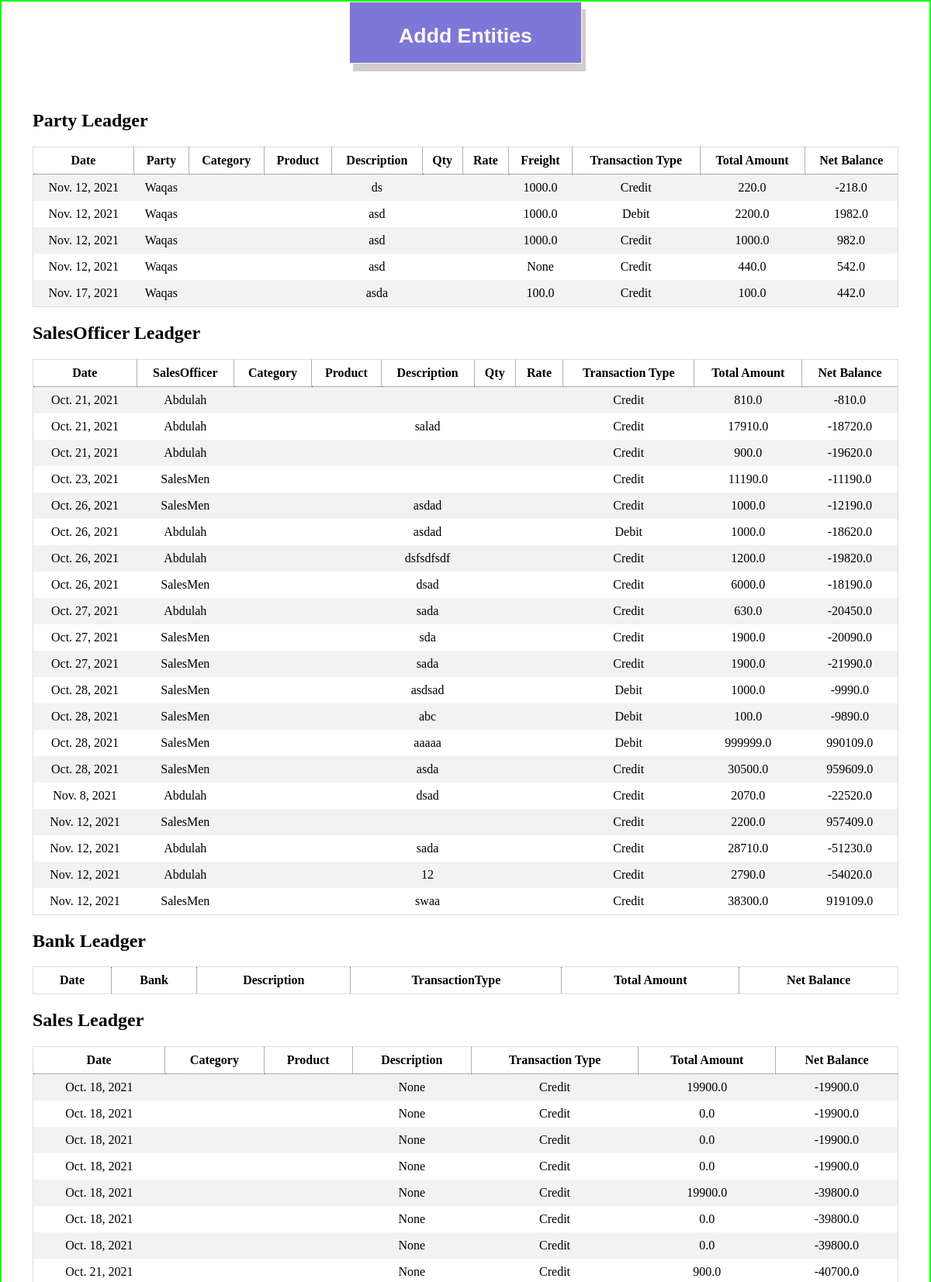
The page /apis/test (upper part) on the database its author committed.
### app/models.py (models this page shows, shortened)
class Ledger(models.Model):
    date = models.DateField(default=timezone.now, blank=True)
    description = models.CharField(max_length=300000, null=True)
    transaction_type = models.CharField(max_length=50, choices=(
        ('Debit', 'Debit'), ('Credit', 'Credit')))
    total_amount = models.FloatField(null=True)
    net_balance = models.FloatField(blank=True, default=0.0)

class PartyLedger(Ledger):
    party = models.ForeignKey(Party,on_delete=models.CASCADE)
    sales_officer = models.ForeignKey(SalesOfficer, on_delete=models.CASCADE,null=True,blank=True)
    freight = models.FloatField(blank=True,null=True)

class Ledger(models.Model):
    date = models.DateField(default=timezone.now, blank=True)
    description = models.CharField(max_length=300000, null=True)
    transaction_type = models.CharField(max_length=50, choices=(
        ('Debit', 'Debit'), ('Credit', 'Credit')))
    total_amount = models.FloatField(null=True)
    net_balance = models.FloatField(blank=True, default=0.0)

class Party(models.Model):
    ref_id = models.IntegerField(blank=True,null=True)
    name = models.CharField(max_length=30, unique=True)
    email = models.EmailField(max_length=30)
    area = models.CharField(max_length=300)
    zone = models.CharField(max_length=300)
    region = models.CharField(max_length=300)
    contact = models.CharField(max_length=13)
    discount = models.ForeignKey(DiscountCategory,on_delete=models.CASCADE)
    sale_officer = models.ForeignKey(SalesOfficer,on_delete=models.CASCADE)
    category = models.ForeignKey(Category,on_delete=models.SET_NULL,null=True)
    creditLimit = models.FloatField()
    salesTarget = models.FloatField()
    opening_Balance = models.FloatField()
    current_Balance = models.FloatField(blank=True, null=True)
    SCI = models.FileField(null=True,blank=True,upload_to='Security Check Images')
    TOR = models.FileField(null=True,blank=True,upload_to='Terms of Recoreds')
    date = models.DateField(default=timezone.now, blank=True)
    def __str__(self):
        return self.name

class SalesOfficerLedger(Ledger):
    sales_officer = models.ForeignKey(SalesOfficer, on_delete=models.CASCADE)
    party_order = models.IntegerField(null=True,blank=True)

class SalesOfficer(models.Model):
    name = models.CharField(max_length=200,unique=True)
    commission = models.FloatField(default=0.0)
    contact = models.CharField(max_length=13)
    opening_Balance = models.FloatField()
    current_Balance = models.FloatField(blank=True, null=True)
    user = models.OneToOneField(User,on_delete=models.CASCADE)
    date = models.DateField(default=timezone.now, blank=True)
    def __str__(self):
        return self.name

class SalesLedger(Ledger):
    sales_person = models.ForeignKey(SalesPerson,on_delete=models.CASCADE)

### app/views.py (the view)
# urls.py: path('test',views.Test),
def Test(request):
    party = m.PartyLedger.objects.all()
    salesofficer = m.SalesOfficerLedger.objects.all()
    sales = m.SalesLedger.objects.all()
    bank = m.BankLedger.objects.all()
    freight = m.FreightLedger.objects.all()
    discount = m.DiscountLedger.objects.all()
    cleariing = m.ClearingLedger.objects.all()
    cash = m.CashLedger.objects.all()
    incentive = m.IncentiveLedger.objects.all()
    response_dict = {'Party': party, 'SalesOfficer': salesofficer, 'Sales': sales, 'Bank': bank,
                     'Freight': freight, 'Discount': discount, 'Cash': cash, 'Clearing': cleariing, 'Incentive': incentive}
    return render(request, 'test.html', response_dict)

### app/templates/test.html (shortened to what this page needs)
<!DOCTYPE html>
<html>
<head>
</head>
<body>
    <div style="width: 100wh;text-align: center;">
        <div>
            <button class='addBtn' onclick="Add()" id='btn'>
                <h1>Addd Entities</h1>
            </button>
        </div>
    </div>
    <div class="container">
        <h2>Party Leadger</h2>
        <div style="overflow-x:auto;">
            <table>
                <tr>
                    <th>Date</th>
                    <th>Party</th>
                    <th>Category</th>
                    <th>Product</th>
                    <th>Description</th>
                    <th>Qty</th>
                    <th>Rate</th>
                    <th>Freight</th>
                    <th>Transaction Type</th>
                    <th>Total Amount</th>
                    <th>Net Balance</th>
                </tr>
                {% for r in Party %}
                <tr>
                    <td>{{r.date}}</td>
                    <td>{{r.party}}</td>
                    <td>{{r.category}}</td>
                    <td>{{r.product}}</td>
                    <td>{{r.description}}</td>
                    <td>{{r.qty}}</td>
                    <td>{{r.rate}}</td>
                    <td>{{r.freight}}</td>
                    <td>{{r.transaction_type}}</td>
                    <td>{{r.total_amount}}</td>
                    <td>{{r.net_balance}}</td>
                </tr>
                {% endfor %}
            </table>
        </div>
        <h2>SalesOfficer Leadger</h2>
        <div style="overflow-x:auto;">
            <table>
                <tr>
                    <th>Date</th>
                    <th>SalesOfficer</th>
                    <th>Category</th>
                    <th>Product</th>
                    <th>Description</th>
                    <th>Qty</th>
                    <th>Rate</th>
                    <th>Transaction Type</th>
                    <th>Total Amount</th>
                    <th>Net Balance</th>
                </tr>
                {% for r in SalesOfficer %}
                <tr>
                    <td>{{r.date}}</td>
                    <td>{{r.sales_officer}}</td>
                    <td>{{r.category}}</td>
                    <td>{{r.product}}</td>
                    <td>{{r.description}}</td>
                    <td>{{r.qty}}</td>
                    <td>{{r.rate}}</td>
                    <td>{{r.transaction_type}}</td>
                    <td>{{r.total_amount}}</td>
                    <td>{{r.net_balance}}</td>
                </tr>
                {% endfor %}
            </table>
        </div>
        <h2>Bank Leadger</h2>
        <div style="overflow-x:auto;">
            <table>
                <tr>
                    <th>Date</th>
                    <th>Bank</th>
                    <th>Description</th>
                    <th>TransactionType</th>
                    <th>Total Amount</th>
                    <th>Net Balance</th>
                </tr>
            </table>
        </div>
        <h2>Sales Leadger</h2>
        <div style="overflow-x:auto;">
            <table>
                <tr>
                    <th>Date</th>
                    <th>Category</th>
                    <th>Product</th>
                    <th>Description</th>
                    <th>Transaction Type</th>
                    <th>Total Amount</th>
                    <th>Net Balance</th>
                </tr>
                {% for r in Sales %}
                <tr>
                    <td>{{r.date}}</td>
                    <td>{{r.category}}</td>
                    <td>{{r.product}}</td>
                    <td>{{r.description}}</td>
                    <td>{{r.transaction_type}}</td>
                    <td>{{r.total_amount}}</td>
                    <td>{{r.net_balance}}</td>
                </tr>
                {% endfor %}
            </table>
        </div>
    </div>
</body>
</html>

### app/templates/test.html (style rules this page uses)
table { border-collapse: collapse; border-spacing: 0; width: 100%; border: 1px solid #ddd; }
th { border: 1px dotted rgb(112, 92, 92); }
th, td { text-align: center; padding: 8px; }
tr:nth-child(even) { background-color: #f2f2f2 }
.addBtn { border: 1px solid; padding: 10px; box-shadow: 5px 10px #d4cdcd; width: 25vw; height: 80px; background-color: rgb(125, 119, 216); color: seashell; font-weight: 600; }
.container { padding: 40px; }
body { border: 2px double rgb(0, 255, 0); margin: 0; padding: 0; }

### rows shown on the page
PartyLedger: date "Nov. 12, 2021", party "Waqas", description "ds", freight "1000.0", transaction_type "Credit", total_amount "220.0", net_balance "-218.0"
PartyLedger: date "Nov. 12, 2021", party "Waqas", description "asd", freight "1000.0", transaction_type "Debit", total_amount "2200.0", net_balance "1982.0"
PartyLedger: date "Nov. 12, 2021", party "Waqas", description "asd", freight "1000.0", transaction_type "Credit", total_amount "1000.0", net_balance "982.0"
PartyLedger: date "Nov. 12, 2021", party "Waqas", description "asd", freight "None", transaction_type "Credit", total_amount "440.0", net_balance "542.0"
PartyLedger: date "Nov. 17, 2021", party "Waqas", description "asda", freight "100.0", transaction_type "Credit", total_amount "100.0", net_balance "442.0"
SalesOfficerLedger: date "Oct. 21, 2021", sales_officer "Abdulah", transaction_type "Credit", total_amount "810.0", net_balance "-810.0"
SalesOfficerLedger: date "Oct. 21, 2021", sales_officer "Abdulah", description "salad", transaction_type "Credit", total_amount "17910.0", net_balance "-18720.0"
SalesOfficerLedger: date "Oct. 21, 2021", sales_officer "Abdulah", transaction_type "Credit", total_amount "900.0", net_balance "-19620.0"
SalesOfficerLedger: date "Oct. 23, 2021", sales_officer "SalesMen", transaction_type "Credit", total_amount "11190.0", net_balance "-11190.0"
SalesOfficerLedger: date "Oct. 26, 2021", sales_officer "SalesMen", description "asdad", transaction_type "Credit", total_amount "1000.0", net_balance "-12190.0"
SalesOfficerLedger: date "Oct. 26, 2021", sales_officer "Abdulah", description "asdad", transaction_type "Debit", total_amount "1000.0", net_balance "-18620.0"
SalesOfficerLedger: date "Oct. 26, 2021", sales_officer "Abdulah", description "dsfsdfsdf", transaction_type "Credit", total_amount "1200.0", net_balance "-19820.0"
SalesOfficerLedger: date "Oct. 26, 2021", sales_officer "SalesMen", description "dsad", transaction_type "Credit", total_amount "6000.0", net_balance "-18190.0"
SalesOfficerLedger: date "Oct. 27, 2021", sales_officer "Abdulah", description "sada", transaction_type "Credit", total_amount "630.0", net_balance "-20450.0"
SalesOfficerLedger: date "Oct. 27, 2021", sales_officer "SalesMen", description "sda", transaction_type "Credit", total_amount "1900.0", net_balance "-20090.0"
SalesOfficerLedger: date "Oct. 27, 2021", sales_officer "SalesMen", description "sada", transaction_type "Credit", total_amount "1900.0", net_balance "-21990.0"
SalesOfficerLedger: date "Oct. 28, 2021", sales_officer "SalesMen", description "asdsad", transaction_type "Debit", total_amount "1000.0", net_balance "-9990.0"
SalesOfficerLedger: date "Oct. 28, 2021", sales_officer "SalesMen", description "abc", transaction_type "Debit", total_amount "100.0", net_balance "-9890.0"
SalesOfficerLedger: date "Oct. 28, 2021", sales_officer "SalesMen", description "aaaaa", transaction_type "Debit", total_amount "999999.0", net_balance "990109.0"
SalesOfficerLedger: date "Oct. 28, 2021", sales_officer "SalesMen", description "asda", transaction_type "Credit", total_amount "30500.0", net_balance "959609.0"
SalesOfficerLedger: date "Nov. 8, 2021", sales_officer "Abdulah", description "dsad", transaction_type "Credit", total_amount "2070.0", net_balance "-22520.0"
SalesOfficerLedger: date "Nov. 12, 2021", sales_officer "SalesMen", transaction_type "Credit", total_amount "2200.0", net_balance "957409.0"
SalesOfficerLedger: date "Nov. 12, 2021", sales_officer "Abdulah", description "sada", transaction_type "Credit", total_amount "28710.0", net_balance "-51230.0"
SalesOfficerLedger: date "Nov. 12, 2021", sales_officer "Abdulah", description "12", transaction_type "Credit", total_amount "2790.0", net_balance "-54020.0"
SalesOfficerLedger: date "Nov. 12, 2021", sales_officer "SalesMen", description "swaa", transaction_type "Credit", total_amount "38300.0", net_balance "919109.0"
SalesLedger: date "Oct. 18, 2021", description "None", transaction_type "Credit", total_amount "19900.0", net_balance "-19900.0"
SalesLedger: date "Oct. 18, 2021", description "None", transaction_type "Credit", total_amount "0.0", net_balance "-19900.0"
SalesLedger: date "Oct. 18, 2021", description "None", transaction_type "Credit", total_amount "0.0", net_balance "-19900.0"
SalesLedger: date "Oct. 18, 2021", description "None", transaction_type "Credit", total_amount "0.0", net_balance "-19900.0"
SalesLedger: date "Oct. 18, 2021", description "None", transaction_type "Credit", total_amount "19900.0", net_balance "-39800.0"
SalesLedger: date "Oct. 18, 2021", description "None", transaction_type "Credit", total_amount "0.0", net_balance "-39800.0"
SalesLedger: date "Oct. 18, 2021", description "None", transaction_type "Credit", total_amount "0.0", net_balance "-39800.0"
SalesLedger: date "Oct. 21, 2021", description "None", transaction_type "Credit", total_amount "900.0", net_balance "-40700.0"
